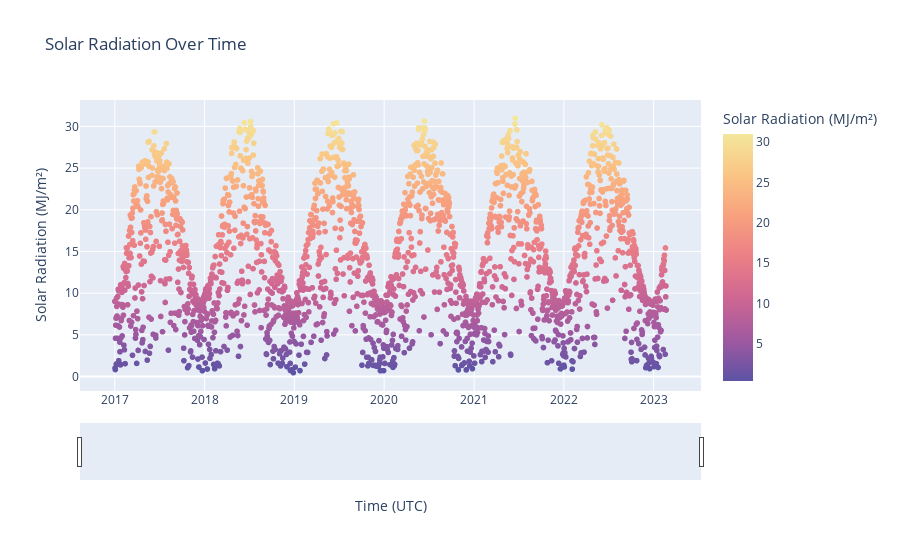

Notebook code cell kept with this figure:
### Code cell
fig = px.scatter(df, 
              x='time', 
              y='solar_radiation_sum', 
              title='Solar Radiation Over Time', 
              color='solar_radiation_sum',
              color_continuous_scale='sunset_r',
              labels={
                  'solar_radiation_sum':'Solar Radiation (MJ/m²)',
                  'time':'Time (UTC)'})
fig.update_xaxes(rangeslider_visible=True)

### Figure 1 — Plotly figure (JSON) as saved in the notebook; plotly's stock layout.template omitted (floating-point values rounded to 4 significant figures; data arrays with more than 128 entries replaced by an {"elided": "..."} marker saying what was removed)
{"data": [{"hovertemplate": "Time (UTC)=%{x}<br>Solar Radiation (MJ/m²)=%{marker.color}<extra></extra>", "legendgroup": "", "marker": {"color": {"elided": "2243 float values"}, "coloraxis": "coloraxis", "symbol": "circle"}, "mode": "markers", "name": "", "showlegend": false, "type": "scattergl", "x": {"elided": "2243 str values"}, "xaxis": "x", "y": {"elided": "2243 float values"}, "yaxis": "y"}], "layout": {"coloraxis": {"colorbar": {"title": {"text": "Solar Radiation (MJ/m²)"}}, "colorscale": [[0, "rgb(92, 83, 165)"], [0.1667, "rgb(160, 89, 160)"], [0.3333, "rgb(206, 102, 147)"], [0.5, "rgb(235, 127, 134)"], [0.6667, "rgb(248, 160, 126)"], [0.8333, "rgb(250, 196, 132)"], [1, "rgb(243, 231, 155)"]]}, "legend": {"tracegroupgap": 0}, "title": {"text": "Solar Radiation Over Time"}, "xaxis": {"anchor": "y", "domain": [0, 1], "rangeslider": {"visible": true}, "title": {"text": "Time (UTC)"}}, "yaxis": {"anchor": "x", "domain": [0, 1], "title": {"text": "Solar Radiation (MJ/m²)"}}}}
